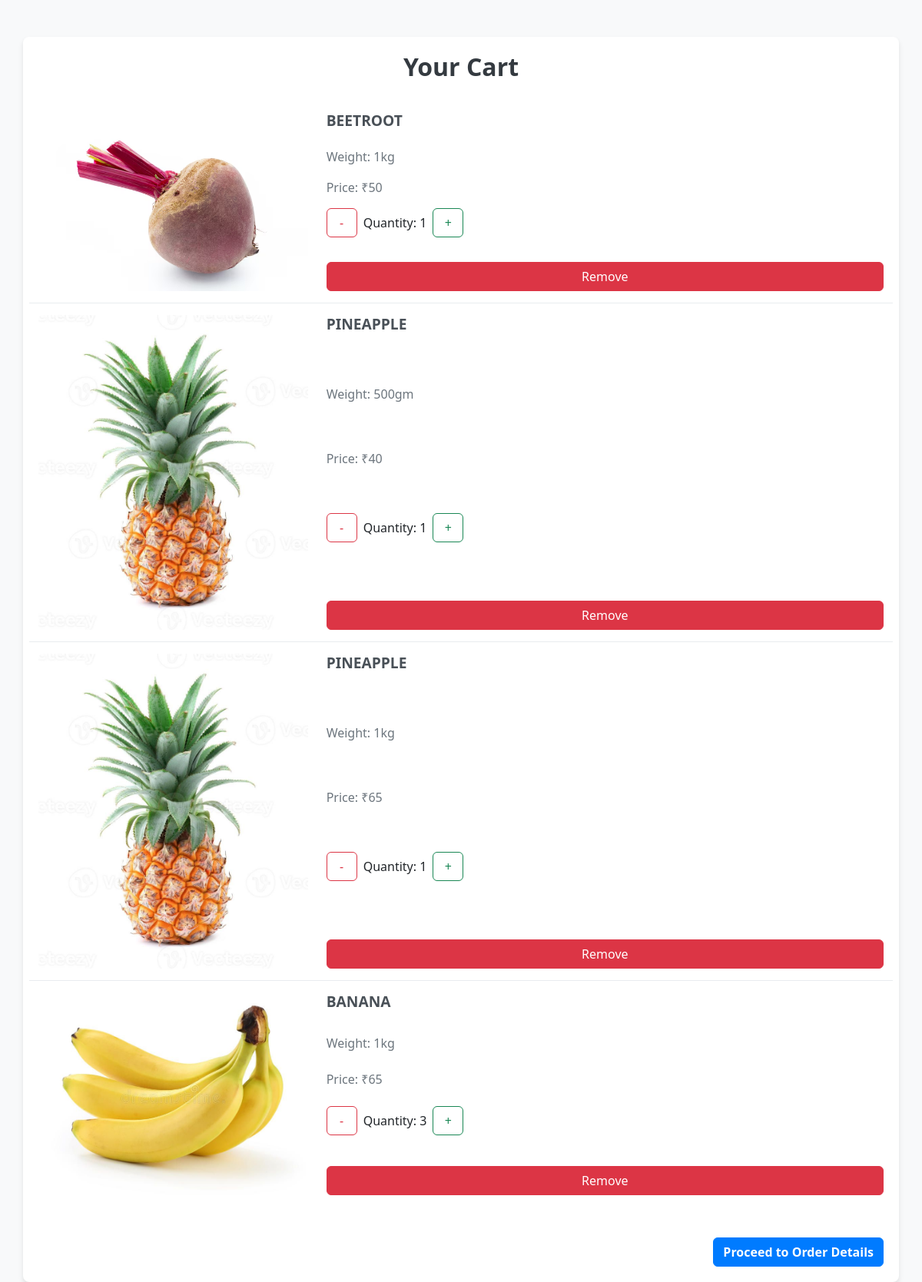
Page /cart/ (signed in) on the committed database.
### app/models.py (models this page shows)
class Cart(models.Model):
     product=models.ForeignKey(Product,on_delete=models.CASCADE)
     user=models.ForeignKey(User,on_delete=models.CASCADE)
     weight=models.ForeignKey(Weight,on_delete=models.CASCADE)
     qty=models.IntegerField()

class Product(models.Model):
     pid=models.TextField()
     name=models.TextField()
     disc=models.TextField()
     img=models.FileField()
     cat_id=models.ForeignKey(Category,on_delete=models.CASCADE)

class Weight(models.Model):
     product=models.ForeignKey(Product,on_delete=models.CASCADE)
     price=models.IntegerField()
     offer_price=models.IntegerField()
     product_weight=models.TextField()
     stock=models.IntegerField()

### app/views.py (the view)
# urls.py: path('cart/', views.cart_page, name='cart_page'),
def cart_page(req):
    user = req.user
    cart = Cart.objects.filter(user=user)
    if not cart:
        return redirect(uhome)
    return render(req, 'user/cart.html', {'cart': cart[::-1]})

### templates/user/cart.html (shortened to what this page needs)
<!DOCTYPE html>
<html lang="en">
<head>
    <link href="https://cdn.jsdelivr.net/npm/bootstrap@5.3.3/dist/css/bootstrap.min.css" rel="stylesheet">
</head>
<body>
    <div class="container mt-5">
        <h1 class="mb-4">Your Cart</h1>
        {% if cart %}
            <div class="cart-items">
                {% for item in cart %}
                <div class="row cart-item">
                    <div class="col-md-4">
                        <img src="{{ item.product.img.url }}" alt="{{ item.product.name }}" class="img-fluid rounded">
                    </div>
                    <div class="col-md-8 cart-item-details">
                        <h5>{{ item.product.name }}</h5>
                        <p>Weight: {{ item.weight.product_weight }}</p>
                        <p>Price: ₹{{ item.weight.offer_price }}</p>
                        <div class="d-flex align-items-center">
                            <a href="{% url 'qout' item.pk %}" class="btn btn-outline-danger me-2">-</a>
                            <span>Quantity: {{ item.qty }}</span>
                            <a href="{% url 'qin' item.pk %}" class="btn btn-outline-success ms-2">+</a>
                        </div>
                        <a href="{% url 'cart_remove' item.pk %}" class="btn btn-danger mt-3">Remove</a>
                    </div>
                </div>
                {% endfor %}
            </div>
            <div class="text-end mt-4">
                <a href="{% url 'orderdetails' %}" class="btn btn-primary mt-3">Proceed to Order Details</a>
            </div>
        {% else %}
            <p class="text-center">Your cart is empty. <a href="{% url 'u_home' %}">Continue shopping</a></p>
        {% endif %}
    </div>
</body>
</html>

### templates/user/cart.html (style rules this page uses)
body { background-color: #f8f9fa; }
.container { background-color: #fff; padding: 20px; border-radius: 8px; box-shadow: 0 4px 6px rgba(0, 0, 0, 0.1); }
h1 { font-size: 2rem; font-weight: bold; color: #343a40; text-align: center; }
.cart-item { display: flex; border-bottom: 1px solid #e9ecef; padding: 15px 0; }
.cart-item:last-child { border-bottom: none; }
.cart-item img { max-width: 100%; border-radius: 8px; object-fit: cover; }
.cart-item-details { display: flex; flex-direction: column; justify-content: space-between; }
.cart-item h5 { font-size: 1.2rem; font-weight: bold; color: #495057; }
.cart-item p { margin: 0; color: #6c757d; }
.cart-item .btn { min-width: 40px; }
.text-end a { font-size: 1rem; font-weight: bold; }
.btn-primary { background-color: #007bff; border-color: #007bff; transition: background-color 0.3s ease; }

### rows in the picture
Cart: product.img (picture), product.name "BEETROOT", weight.product_weight "1kg", weight.offer_price "50", qty "1"
Cart: product.img (picture), product.name "PINEAPPLE", weight.product_weight "500gm", weight.offer_price "40", qty "1"
Cart: product.img (picture), product.name "PINEAPPLE", weight.product_weight "1kg", weight.offer_price "65", qty "1"
Cart: product.img (picture), product.name "BANANA", weight.product_weight "1kg", weight.offer_price "65", qty "3"
